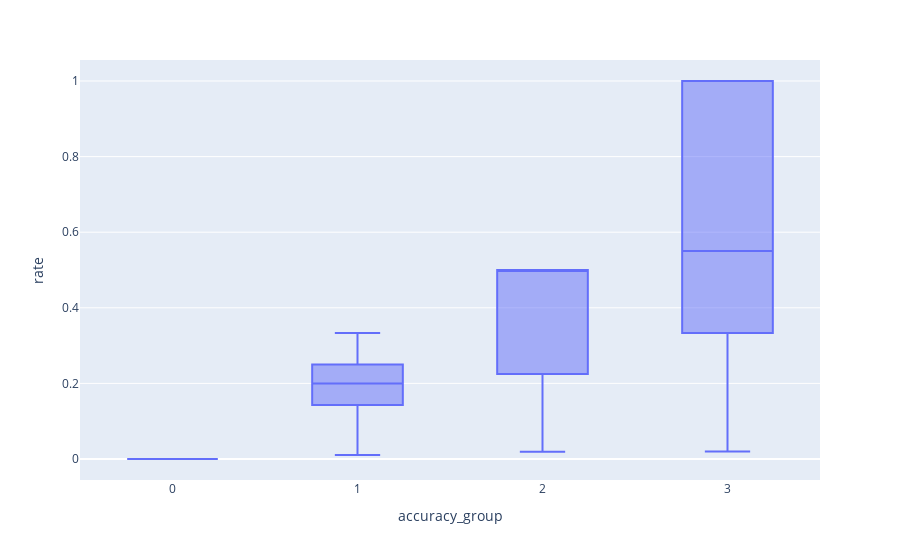

Notebook cell for this chart:
### Code cell
fig = px.box(fred, x = 'accuracy_group', y = 'rate')
fig.show()

### Figure 1 — Plotly figure (JSON) as saved in the notebook; plotly's stock layout.template omitted (floating-point values rounded to 4 significant figures; data arrays with more than 128 entries replaced by an {"elided": "..."} marker saying what was removed)
{"data": [{"alignmentgroup": "True", "hoverlabel": {"namelength": 0}, "hovertemplate": "accuracy_group=%{x}<br>rate=%{y}", "legendgroup": "", "marker": {"color": "#636efa"}, "name": "", "notched": false, "offsetgroup": "", "orientation": "v", "showlegend": false, "type": "box", "x": {"elided": "3614 int values"}, "x0": " ", "xaxis": "x", "y": {"elided": "3614 float values"}, "y0": " ", "yaxis": "y"}], "layout": {"boxmode": "group", "legend": {"tracegroupgap": 0}, "margin": {"t": 60}, "xaxis": {"anchor": "y", "domain": [0, 1], "title": {"text": "accuracy_group"}}, "yaxis": {"anchor": "x", "domain": [0, 1], "title": {"text": "rate"}}}}
